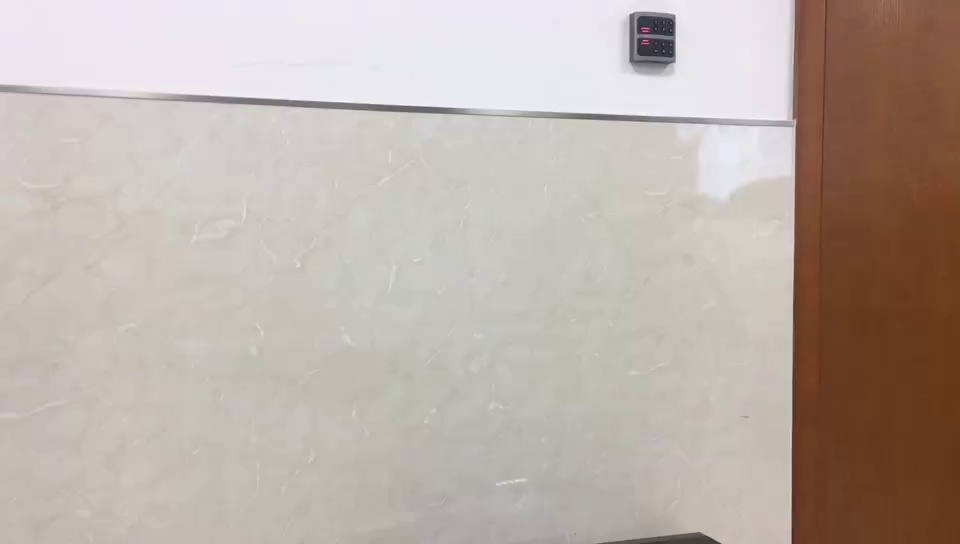
#> input picture 1_0.jpg, 960 x 544 px
$ python test1.py   (older library calls are emulated)
#> lines starting #> are read from the running program, lines starting #| are printed output that depends on the picture; after the words box and inside, x2 and y2 are one past the last pixel; in counts of white or black regions, pixels touching at a corner belong together; long printed decimals are rounded
#> further down, imgL is the input picture: shape (544, 960, 3); mean B, G, R 168.7, 176.2, 187.7
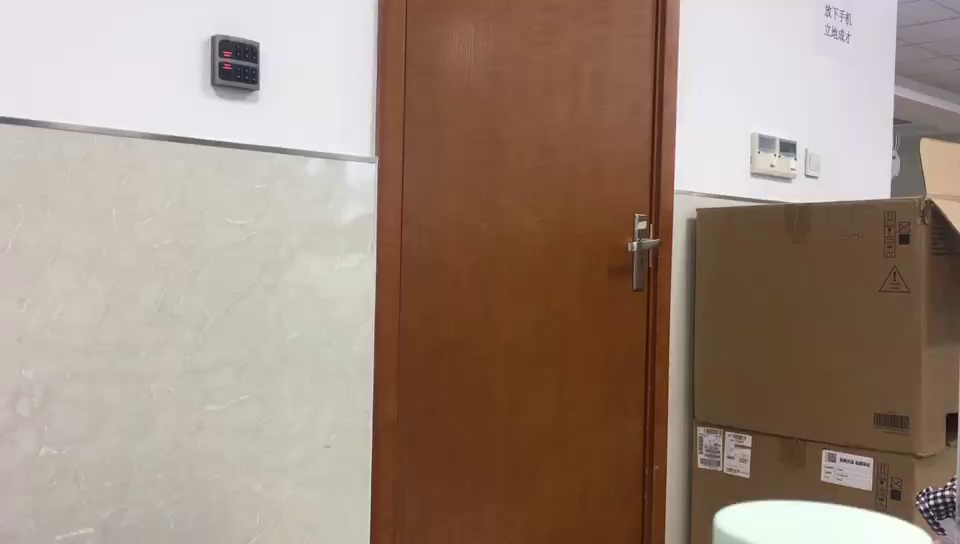
#> input picture 2_0.jpg, 960 x 544 px
#> further down, imgR is the input picture: shape (544, 960, 3); mean B, G, R 125.1, 138.7, 158.6
# 只能放两张图且图片得在本地

import cv2
import numpy as np
from skimage.metrics import structural_similarity
import matplotlib.pyplot as plt

class PanoramaStitcher:
    def __init__(self):
        self.orb = cv2.ORB_create(nfeatures=5000, scaleFactor=1.2, patchSize=31)
        flann_index_params = dict(algorithm=6, table_number=6, key_size=12, multi_probe_level=1)
        flann_search_params = dict(checks=50)
        self.flann = cv2.FlannBasedMatcher(flann_index_params, flann_search_params)

    def detect_feature(self, img):
        kp, des = self.orb.detectAndCompute(img, None)
        return kp, des

    def match_feature(self, des1, des2):
        matches = self.flann.knnMatch(des1, des2, k=2)
        good = []
        for m, n in matches:
            if m.distance < 0.75 * n.distance:
                good.append(m)
        return good

    def calc_inlier_rate(self, mask):
        total = mask.shape[0]
        inlier_num = int(np.sum(mask))
        return round(inlier_num / total, 4) if total > 0 else 0.0

    def calc_reprojection_rmse(self, pts_src, pts_dst, H, mask):
        inlier_src = pts_src[mask.ravel() == 1]
        inlier_dst = pts_dst[mask.ravel() == 1]
        if len(inlier_src) == 0:
            return 999.9999
        pts_warp = cv2.perspectiveTransform(inlier_src.reshape(-1, 1, 2), H).reshape(-1, 2)
        err = np.sum((pts_warp - inlier_dst) ** 2, axis=1)
        rmse = np.sqrt(np.mean(err))
        return round(rmse, 4)

    def calc_overlap_ssim(self, full_canvas, warp_img2, overlap_mask):
        gray_canvas = cv2.cvtColor(full_canvas, cv2.COLOR_BGR2GRAY)
        gray_warp = cv2.cvtColor(warp_img2, cv2.COLOR_BGR2GRAY)
        g1 = gray_canvas[overlap_mask > 0]
        g2 = gray_warp[overlap_mask > 0]
        if len(g1) < 20:
            return 0.0
        ssim_val = structural_similarity(g1, g2, channel_axis=None)
        return round(float(ssim_val), 4)

    def calc_valid_canvas_ratio(self, full_pano):
        gray = cv2.cvtColor(full_pano, cv2.COLOR_BGR2GRAY)
        valid_pixel = np.sum(gray > 8)
        total_pixel = gray.shape[0] * gray.shape[1]
        ratio = valid_pixel / total_pixel
        return round(ratio, 4)

    def laplacian_var(self, gray_img):
        lap = cv2.Laplacian(gray_img, cv2.CV_64F)
        return np.var(lap)

    def calc_clarity_ratio(self, ori_img, pano_img):
        g_ori = cv2.cvtColor(ori_img, cv2.COLOR_BGR2GRAY)
        g_pano = cv2.cvtColor(pano_img, cv2.COLOR_BGR2GRAY)
        sharp_ori = self.laplacian_var(g_ori)
        sharp_pano = self.laplacian_var(g_pano)
        if sharp_ori < 1e-6:
            return 1.0
        ratio = sharp_pano / sharp_ori
        return round(ratio, 4)

    # 柱面投影矫正（解决画面角度扭曲）
    def cylindrical_warp(self, img, focal=None):
        h, w = img.shape[:2]
#> h = 544; w = 960
        if focal is None:
            focal = w * 1.2
#> focal = 1152
        map_x = np.zeros((h, w), dtype=np.float32)
        map_y = np.zeros((h, w), dtype=np.float32)
        cx = w / 2.0
#> cx = 480
        cy = h / 2.0
#> cy = 272
        for y in range(h):
            for x in range(w):
                theta = (x - cx) / focal
                h_ = (y - cy) / focal
                x_cyl = focal * np.tan(theta) + cx
                y_cyl = focal * h_ / np.cos(theta) + cy
                map_x[y, x] = x_cyl
                map_y[y, x] = y_cyl
        warp_img = cv2.remap(img, map_x, map_y, cv2.INTER_LINEAR)
        return warp_img

    def stitch_two(self, img_left, img_right):
        # 柱面矫正
        imgL_cyl = self.cylindrical_warp(img_left)
        imgR_cyl = self.cylindrical_warp(img_right)
        h1, w1 = imgL_cyl.shape[:2]
#> h1 = 544; w1 = 960
        h2, w2 = imgR_cyl.shape[:2]
#> h2 = 544; w2 = 960

        # 特征匹配
        kp1, des1 = self.detect_feature(imgL_cyl)
#> in detect_feature, `kp, des = self.orb.detectAndCompute(img, None)`: kp = 101 keypoints; strongest (x, y, size): (669, 57, 53.6), (672, 62, 53.6), (670, 58, 44.6), (670, 38, 31)
#> kp1 has the same summary as kp in detect_feature
        kp2, des2 = self.detect_feature(imgR_cyl)
#> in detect_feature (call 2), `kp, des = self.orb.detectAndCompute(img, None)`: kp = 1023 keypoints; strongest (x, y, size): (910, 486, 31), (912, 483, 31), (909, 489, 31), (913, 481, 37.2)
#> kp2 has the same summary as kp in detect_feature
        good_matches = self.match_feature(des1, des2)
#> in match_feature, `matches = self.flann.knnMatch(des1, des2, k=2)`: matches = 101 matches
#> the loop in match_feature, `for m, n in matches:` made 101 passes
#> after the loop in match_feature, `for m, n in matches:`: good = 36 matches
#> good_matches = 36 matches
        if len(good_matches) < 6:
            raise Exception("匹配特征点过少，无法拼接，请更换重叠更多的图片")

        pts1 = np.float32([kp1[m.queryIdx].pt for m in good_matches]).reshape(-1, 1, 2)
#> pts1 = 36 rows, first 8: [662, 32], [642, 33], [644, 33], [669, 33], [637, 35], [670, 38], [641, 45], [646, 45]
        pts2 = np.float32([kp2[m.trainIdx].pt for m in good_matches]).reshape(-1, 1, 2)
#> pts2 = 36 rows, first 8: [250, 60], [228, 59], [232, 60], [257, 61], [224, 61], [258, 66], [228, 72], [233, 72]

        H, mask = cv2.findHomography(pts2, pts1, cv2.RANSAC, 4.0)
#> H = [[0.793, 0.0395, 430.3], [-0.0519, 0.946, -12.69], [-0.000209, 8.2e-05, 1]]; mask = 36 values from 1 to 1

        # 画布边界计算
        corners2 = np.array([[0, 0], [w2, 0], [w2, h2], [0, h2]], dtype=np.float32).reshape(-1, 1, 2)
#> corners2 = [[0, 0], [960, 0], [960, 544], [0, 544]]
        corners2_warp = cv2.perspectiveTransform(corners2, H).reshape(-1, 2)
#> corners2_warp = [[430.3, -12.69], [1491, -78.23], [1437.6, 535.5], [432.5, 480.4]]
        min_x = int(min(np.min(corners2_warp[:, 0]), 0))
#> min_x = 0
        max_x = int(max(np.max(corners2_warp[:, 0]), w1))
#> max_x = 1490
        min_y = int(min(np.min(corners2_warp[:, 1]), 0))
#> min_y = -78
        max_y = int(max(np.max(corners2_warp[:, 1]), h1))
#> max_y = 544

        shift_mat = np.array([[1, 0, -min_x], [0, 1, -min_y], [0, 0, 1]])
#> shift_mat = [[1, 0, 0], [0, 1, 78], [0, 0, 1]]
        H_total = shift_mat @ H
#> H_total = [[0.793, 0.0395, 430.3], [-0.0682, 0.952, 65.31], [-0.000209, 8.2e-05, 1]]
        canvas_w = max_x - min_x
#> canvas_w = 1490
        canvas_h = max_y - min_y
#> canvas_h = 622

        warp_right = cv2.warpPerspective(imgR_cyl, H_total, (canvas_w, canvas_h))
        panorama = np.zeros_like(warp_right)
        panorama[-min_y:h1 - min_y, -min_x:w1 - min_x] = imgL_cyl

        # 简单加权融合，无金字塔，不会尺寸报错
        mask_p1 = (panorama > 8).astype(np.float32)
        mask_p2 = (warp_right > 8).astype(np.float32)
        overlap_mask = np.logical_and(mask_p1[:, :, 0] > 0, mask_p2[:, :, 0] > 0)
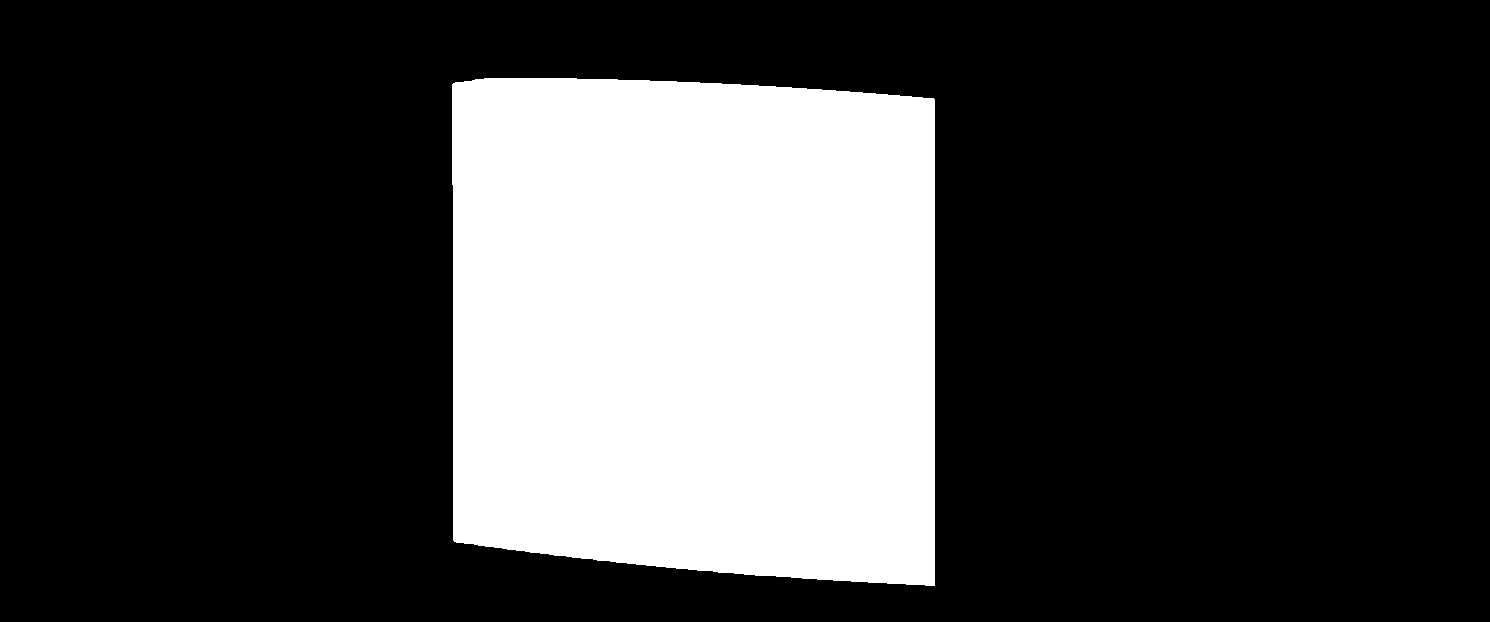
#> overlap_mask: shape (622, 1490) bool; 25.2% white; 1 white region, box (x1, y1, x2, y2) and area: (452, 78, 935, 586) 233170

        total_mask = mask_p1 + mask_p2
        total_mask[total_mask == 0] = 1.0
#> total_mask: shape (622, 1490, 3) float32; mean B, G, R 1.25, 1.25, 1.25
        panorama = (panorama * mask_p1 + warp_right * mask_p2) / total_mask
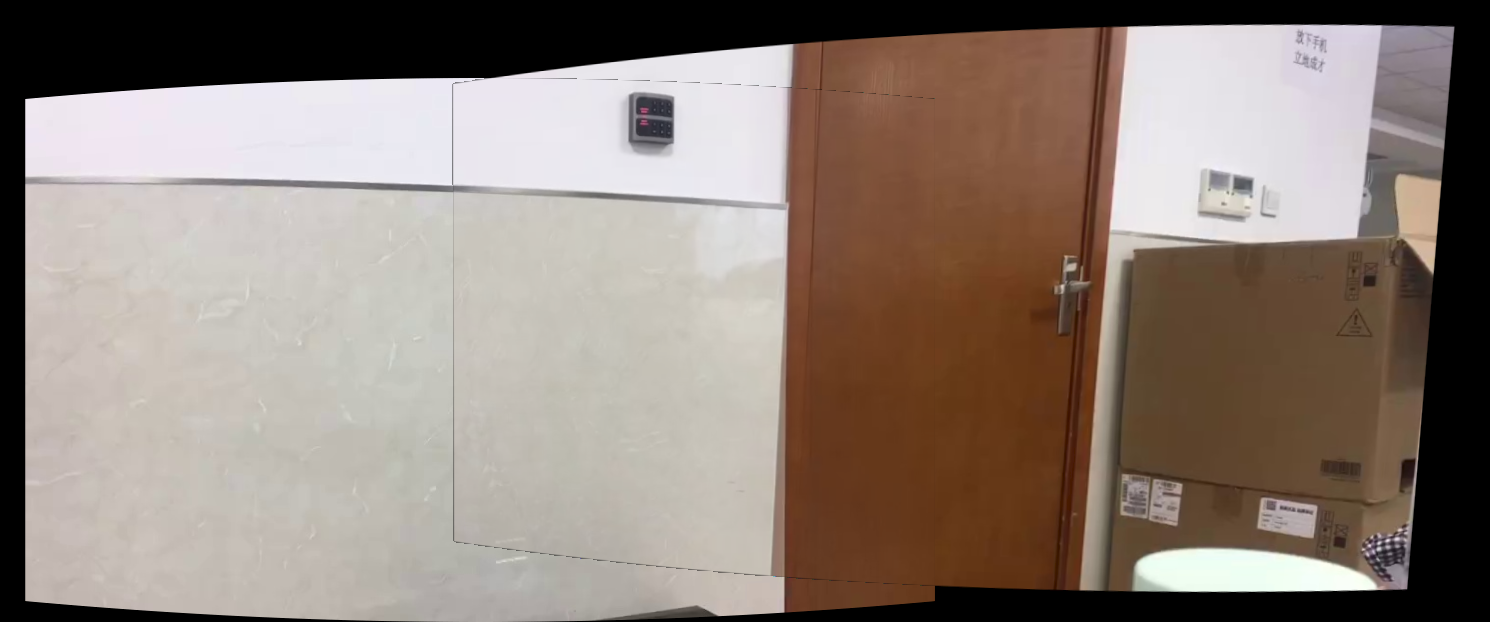
#> panorama: shape (622, 1490, 3) float32; mean B, G, R 119.4, 128.3, 141.9
        panorama = panorama.astype(np.uint8)

        # 计算5项指标
        metrics = {}
        metrics["内点率"] = self.calc_inlier_rate(mask)
#> in calc_inlier_rate, `inlier_num = int(np.sum(mask))`: inlier_num = 36
        metrics["重投影RMSE(px)"] = self.calc_reprojection_rmse(pts2, pts1, H, mask)
#> in calc_reprojection_rmse, `inlier_src = pts_src[mask.ravel() == 1]`: inlier_src has the same summary as pts2 in stitch_two
#> in calc_reprojection_rmse, `inlier_dst = pts_dst[mask.ravel() == 1]`: inlier_dst has the same summary as pts1 in stitch_two
#> in calc_reprojection_rmse, `pts_warp = cv2.perspectiveTransform(inlier_src.reshape(-1, 1, 2), H).r..`: pts_warp = 36 pairs, first value 629 to 787.2, second value 32.62 to 132.5
#> in calc_reprojection_rmse, `err = np.sum((pts_warp - inlier_dst) ** 2, axis=1)`: err = 36 pairs, first value 93436.8 to 542774.6, second value 30892.1 to 213154.5
#> in calc_reprojection_rmse, `rmse = np.sqrt(np.mean(err))`: rmse = 351.9
        metrics["重叠区SSIM"] = self.calc_overlap_ssim(panorama, warp_right, overlap_mask)
#> in calc_overlap_ssim, `gray_warp = cv2.cvtColor(warp_img2, cv2.COLOR_BGR2GRAY)`:
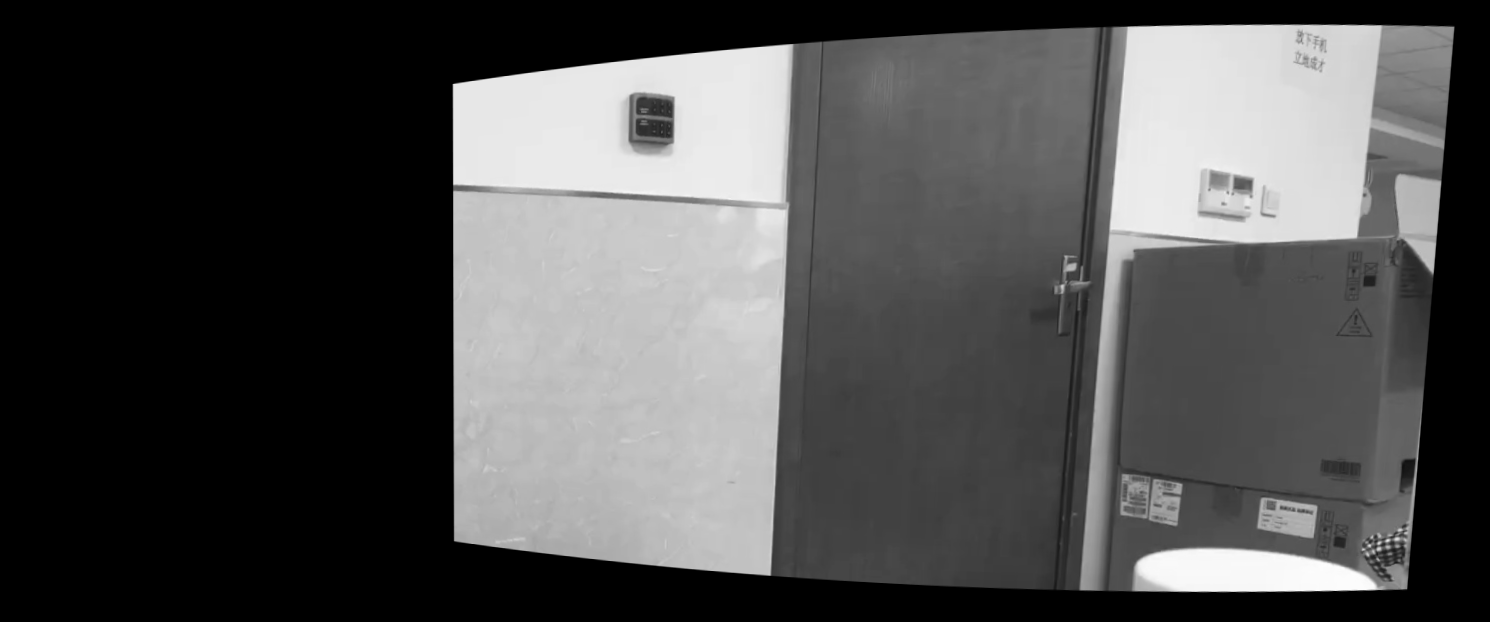
#> gray_warp: shape (622, 1490); min 0, max 253, mean 78.1
#> in calc_overlap_ssim, `ssim_val = structural_similarity(g1, g2, channel_axis=None)`: ssim_val = 0.973
        metrics["有效画布占比"] = self.calc_valid_canvas_ratio(panorama)
#> in calc_valid_canvas_ratio, `valid_pixel = np.sum(gray > 8)`: valid_pixel = 777788
#> in calc_valid_canvas_ratio, `ratio = valid_pixel / total_pixel`: ratio = 0.839
        metrics["清晰度保持率"] = self.calc_clarity_ratio(img_left, panorama)
#> in calc_clarity_ratio, `sharp_ori = self.laplacian_var(g_ori)`: sharp_ori = 38.52
#> in laplacian_var (call 2), `lap = cv2.Laplacian(gray_img, cv2.CV_64F)`:
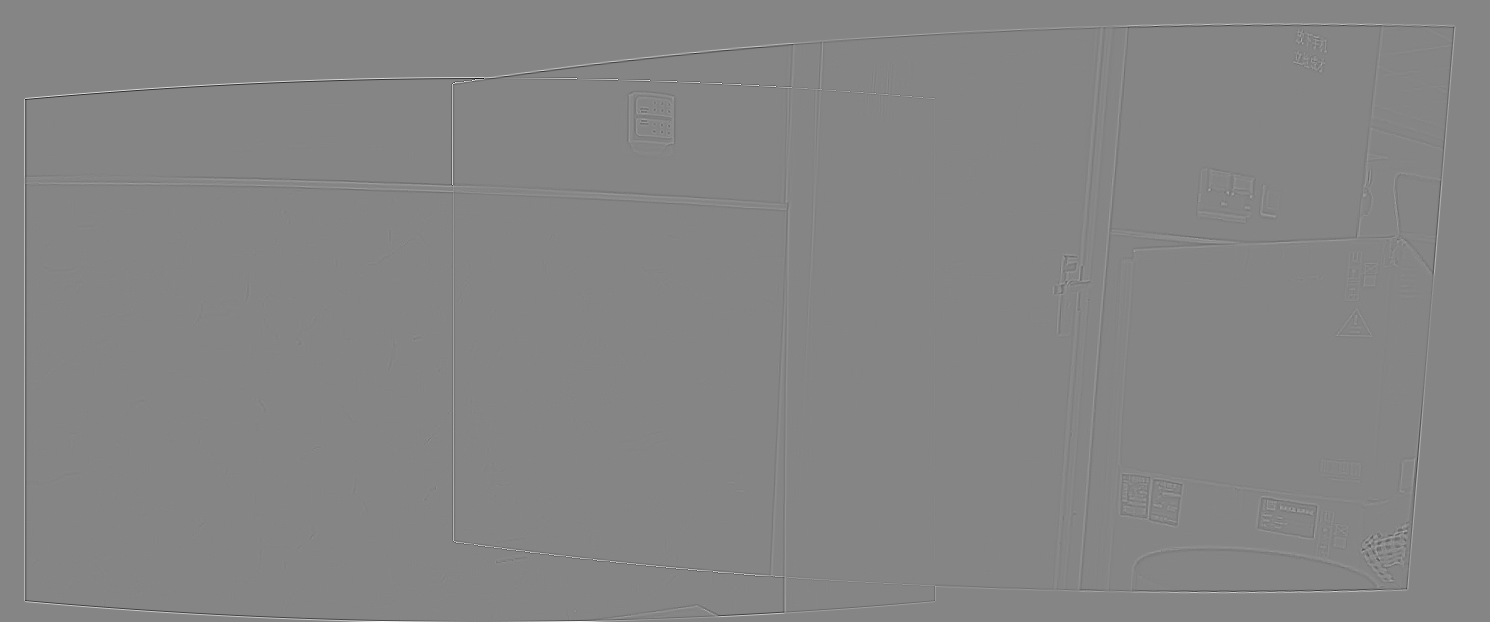
#> lap: shape (622, 1490) float64; min -384, max 349, mean 0; drawn with min black and max white
#> in calc_clarity_ratio, `sharp_pano = self.laplacian_var(g_pano)`: sharp_pano = 163.8
#> in calc_clarity_ratio, `ratio = sharp_pano / sharp_ori`: ratio = 4.25

        return panorama, metrics

if __name__ == "__main__":
    stitcher = PanoramaStitcher()
    path_left = "1_0.jpg"
    path_right = "2_0.jpg"

    imgL = cv2.imread(path_left)
    imgR = cv2.imread(path_right)
    if imgL is None or imgR is None:
        print("图片读取失败！检查文件名与路径")
    else:
        pano_result, res_metrics = stitcher.stitch_two(imgL, imgR)
#> res_metrics = {'内点率': 1, '重投影RMSE(px)': 351.9, '重叠区SSIM': 0.973, '有效画布占比': 0.839, '清晰度保持率': 4.25}
        print("======= 测试指标结果（匹配文档5项指标）=======")
        for k, v in res_metrics.items():
            print(f"{k}: {v}")
#> this loop made 5 passes
#> (k, v) on passes 1 to 5: ('内点率', 1), ('重投影RMSE(px)', 351.9), ('重叠区SSIM', 0.973), ('有效画布占比', 0.839), ('清晰度保持率', 4.25)
#| 内点率: 1.0
#| 重投影RMSE(px): 351.916
#| 重叠区SSIM: 0.9732
#| 有效画布占比: 0.8392
#| 清晰度保持率: 4.2531

        cv2.imwrite("panorama_output.jpg", pano_result)
        cv2.imshow("全景拼接结果", pano_result)
        cv2.waitKey(0)
        cv2.destroyAllWindows()

        # 绘制PPT表格
        names = list(res_metrics.keys())
#> names = ['内点率', '重投影RMSE(px)', '重叠区SSIM', '有效画布占比', '清晰度保持率']
        values = list(res_metrics.values())
#> values = [1, 351.9, 0.973, 0.839, 4.25]
        fig, ax = plt.subplots(figsize=(11, 2))
        ax.axis("tight")
        ax.axis("off")
        table = ax.table(cellText=[values], colLabels=names, rowLabels=["auto_test"], loc="center", cellLoc="center")
        table.auto_set_font_size(False)
        table.set_fontsize(11)
        plt.show()
